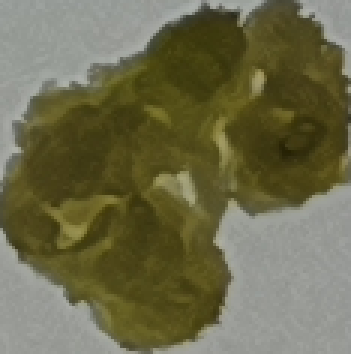
#> input picture 250502/higher_than/callo_100.png, 117 x 118 px (shown 3 times larger)
$ python -i prueba250417.py   (imports and definitions only)
#> lines starting #> are read from the running program, lines starting #| are printed output that depends on the picture
import cv2
import numpy as np
import os
import csv

"""Este código procesa imágenes de placas de Petri listadas en un archivo CSV, segmentando cada imagen para detectar la placa mediante técnicas de desenfoque
 y detección de bordes; luego identifica y extrae las celdas de la cuadrícula usando operaciones morfológicas,
y finalmente, en una celda específica indicada por el CSV, detecta los callos en función del color o la intensidad según el
fondo sea claro u oscuro. Los callos detectados se recortan y guardan como imágenes independientes, manteniendo el fondo original,
 mientras que las celdas extraídas y los callos se almacenan en carpetas organizadas por nombre de imagen y variante de procesamiento."""

# Función para cargar y convertir la imagen
# [5 lines left out: function load_image, not called in this run]

# Función para segmentar la placa de Petri
def segment_petri_dish(image, debug=False):
#> called with debug = False
    gray = cv2.cvtColor(image, cv2.COLOR_RGB2GRAY)
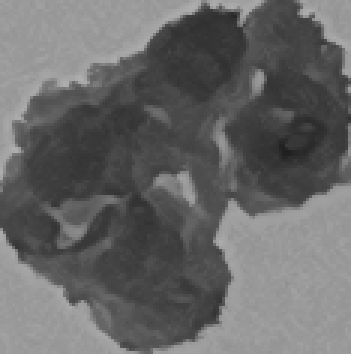
#> gray: shape (118, 117) (shown 3 times larger); min 31, max 175, mean 103.3

    blur_values = [(5,5), (7,7), (9,9), (15,15)]
    canny_thresholds = [(20, 80), (30, 100), (50, 150), (70, 200)]

    valid_crops = []

    for i, blur in enumerate(blur_values):
        blurred = cv2.GaussianBlur(gray, blur, 0)

        for j, (th1, th2) in enumerate(canny_thresholds):
            edges = cv2.Canny(blurred, th1, th2)

            contours, _ = cv2.findContours(edges, cv2.RETR_EXTERNAL, cv2.CHAIN_APPROX_SIMPLE)
            contours = sorted(contours, key=cv2.contourArea, reverse=True)

            for contour in contours:
                area = cv2.contourArea(contour)
                if area < 10000:
                    continue

                epsilon = 0.02 * cv2.arcLength(contour, True)
                approx = cv2.approxPolyDP(contour, epsilon, True)

                x, y, w, h = cv2.boundingRect(approx)
                aspect_ratio = w / h

                if 0.7 < aspect_ratio < 1.2:
                    margin = 10  # Ajusta el margen según sea necesario

                    img_height, img_width = image.shape[:2]
                    x1 = max(x - margin, 0)
                    y1 = max(y - margin, 0)
                    x2 = min(x + w + margin, img_width)
                    y2 = min(y + h + margin, img_height)

                    cropped = image[y1:y2, x1:x2]
                    cropped_area = cropped.shape[0] * cropped.shape[1]

                    if 3000000 <= cropped_area <= 4500000:
                        label = f"blur_{i}_{blur[0]}x{blur[1]}_canny_{th1}_{th2}"
                        print(f"[{label}] Recorte válido: {cropped.shape[0]}x{cropped.shape[1]} ({cropped_area})")
                        valid_crops.append((cropped.copy(), label))
                        break  # Solo una placa por combinación de blur + canny
#> this loop made 4 passes
#> pass 2, in segment_petri_dish, `blurred = cv2.GaussianBlur(gray, blur, 0)`:
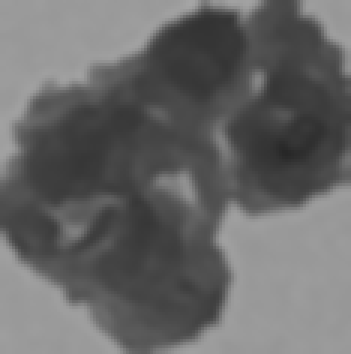
#> blurred: shape (118, 117) (shown 3 times larger); min 39, max 165, mean 103.3
#> after the loop: edges: shape (118, 117); every value is 0
#> after the loop, valid_crops = []

    return valid_crops

# Función para aplicar umbral adaptativo y operación de cierre
# [184 lines left out: functions preprocess_image, detect_lines, detect_grid_points, extract_cells, extract_callos, process_from_csv and 1 more, not called in this run]


csv_file = r"C:\Users\tere1\OneDrive\Escritorio\TFM\250415\imagenes.csv"
petri_output_folder = r"C:/Users/tere1/OneDrive/Escritorio/TFM/250419/celdas_extraidas/higher_than"
callos_output_folder = r"C:/Users/tere1/OneDrive/Escritorio/TFM/250419/callos_extraidos/higher_than"
# [1 line not run here, left out]

>>> import cv2
>>> picture = cv2.cvtColor(cv2.imread('../250502/higher_than/callo_100.png'), cv2.COLOR_BGR2RGB)
>>> result = segment_petri_dish(picture)
#> result = []

$ run again, on 250502/higher_than/callo_134.png
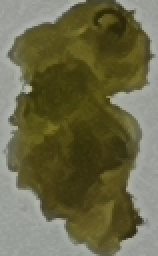
#> input picture 250502/higher_than/callo_134.png, 79 x 128 px (shown 2 times larger)
#> in segment_petri_dish, `gray = cv2.cvtColor(image, cv2.COLOR_RGB2GRAY)`:
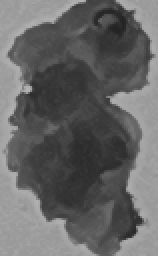
#> gray: shape (128, 79) (shown 2 times larger); min 35, max 180, mean 101.3
#> the loop in segment_petri_dish, `for i, blur in enumerate(blur_values):` made 4 passes
#> pass 2, in segment_petri_dish, `blurred = cv2.GaussianBlur(gray, blur, 0)`:
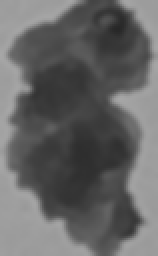
#> blurred: shape (128, 79) (shown 2 times larger); min 39, max 167, mean 101.3
#> after the loop in segment_petri_dish, `for i, blur in enumerate(blur_values):`: valid_crops = []

$ run again, on 250502/higher_than/callo_136.png
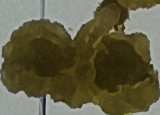
#> input picture 250502/higher_than/callo_136.png, 160 x 115 px
#> in segment_petri_dish, `gray = cv2.cvtColor(image, cv2.COLOR_RGB2GRAY)`:
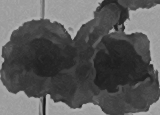
#> gray: shape (115, 160); min 20, max 182, mean 90.2
#> after the loop in segment_petri_dish, `for i, blur in enumerate(blur_values):`:
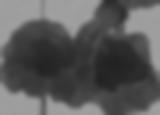
#> blurred: shape (115, 160); min 34, max 161, mean 90.1
#> after the loop in segment_petri_dish, `for i, blur in enumerate(blur_values):`: valid_crops = []

$ run again, on 250502/higher_than/callo_137.png
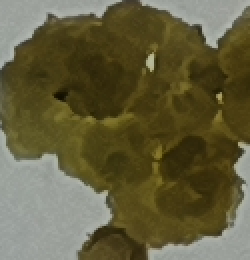
#> input picture 250502/higher_than/callo_137.png, 125 x 130 px (shown 2 times larger)
#> in segment_petri_dish, `gray = cv2.cvtColor(image, cv2.COLOR_RGB2GRAY)`:
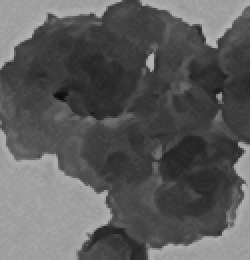
#> gray: shape (130, 125) (shown 2 times larger); min 13, max 182, mean 91.6
#> after the loop in segment_petri_dish, `for i, blur in enumerate(blur_values):`:
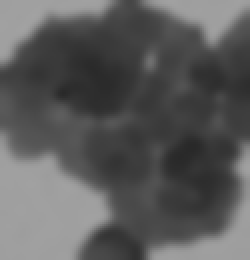
#> blurred: shape (130, 125) (shown 2 times larger); min 41, max 162, mean 91.6
#> after the loop in segment_petri_dish, `for i, blur in enumerate(blur_values):`: valid_crops = []
